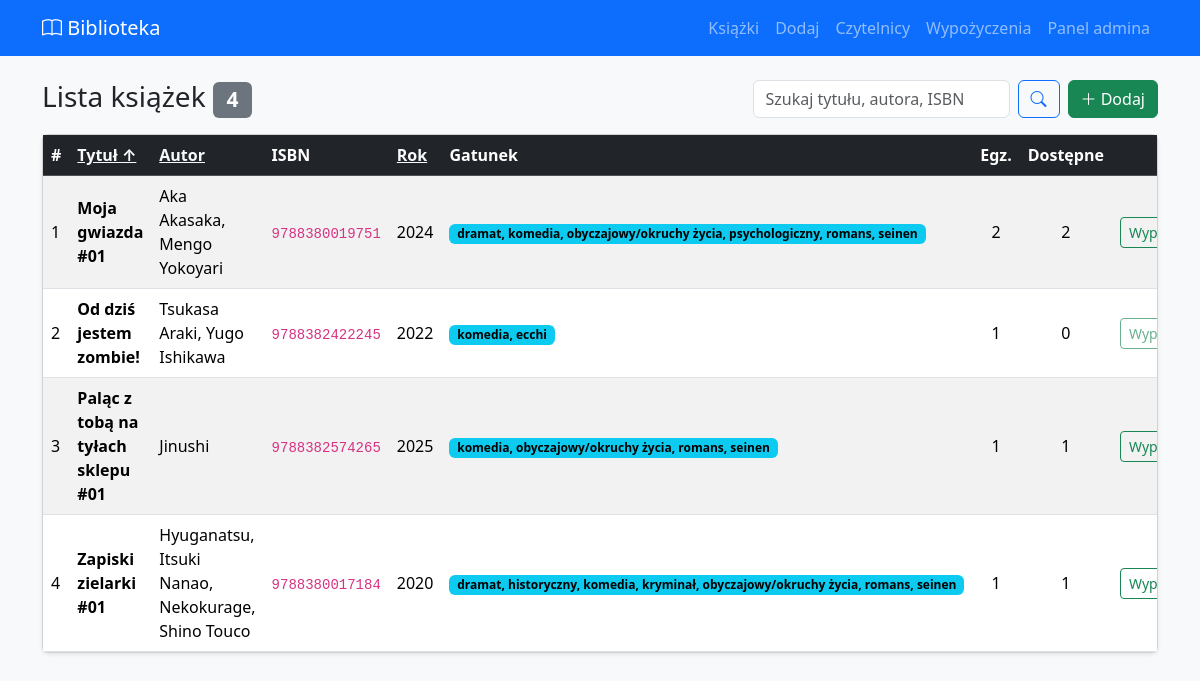
The page / on the database its author committed.
### ksiazki/models.py (models this page shows, shortened)
class Ksiazka(models.Model):
    tytul = models.CharField('Tytuł', max_length=200)
    autor = models.CharField('Autor', max_length=200)
    isbn = models.CharField('ISBN', max_length=17, unique=True, blank=True, null=True)
    rok_wydania = models.PositiveIntegerField('Rok wydania', blank=True, null=True)
    gatunek = models.CharField('Gatunek', max_length=100, blank=True)
    liczba_egzemplarzy = models.PositiveIntegerField('Liczba egzemplarzy', default=1)
    dodano = models.DateTimeField('Dodano', auto_now_add=True)
    class Meta:
        verbose_name = 'Książka'
        verbose_name_plural = 'Książki'
        ordering = ['tytul']

### ksiazki/views.py (the view)
# urls.py: path('', views.lista, name='lista'),
def lista(request):
    ksiazki = Ksiazka.objects.annotate(
        aktywne_wypozyczenia=Count(
            'wypozyczenia',
            filter=Q(wypozyczenia__data_zwrotu__isnull=True),
        ),
    ).annotate(
        dostepne=ExpressionWrapper(
            F('liczba_egzemplarzy') - F('aktywne_wypozyczenia'),
            output_field=IntegerField(),
        ),
    )
    q = request.GET.get('q', '').strip()
    if q:
        ksiazki = ksiazki.filter(Q(tytul__icontains=q) | Q(autor__icontains=q) | Q(isbn__icontains=q))
    sort_fields = {'tytul': 'tytul', 'autor': 'autor', 'rok': 'rok_wydania'}
    sort = request.GET.get('sort', 'tytul')
    if sort not in sort_fields:
        sort = 'tytul'
    direction = request.GET.get('direction', 'asc')
    if direction not in {'asc', 'desc'}:
        direction = 'asc'
    sort_direction = '-' if direction == 'desc' else ''
    ksiazki = ksiazki.order_by(f'{sort_direction}{sort_fields[sort]}', 'pk')
    ksiazki_page = Paginator(ksiazki, 10).get_page(request.GET.get('page'))
    return render(request, 'ksiazki/lista.html', {
        'ksiazki': ksiazki_page,
        'page_obj': ksiazki_page,
        'paginator': ksiazki_page.paginator,
        'q': q,
        'sort': sort,
        'direction': direction,
        'next_direction': 'desc' if direction == 'asc' else 'asc',
    })

### ksiazki/templates/ksiazki/lista.html (shortened to what this page needs)
{% extends 'ksiazki/base.html' %}
{% block content %}
<div class="d-flex flex-wrap gap-2 justify-content-between align-items-center mb-3">
  <h1 class="h3 mb-0">Lista książek <span class="badge bg-secondary">{{ paginator.count }}</span></h1>
  <div class="d-flex gap-2">
    <form class="d-flex" method="get">
      <input class="form-control me-2" type="search" name="q" value="{{ q }}" placeholder="Szukaj tytułu, autora, ISBN">
      <button class="btn btn-outline-primary"><i class="bi bi-search"></i></button>
    </form>
    <a href="{% url 'dodaj' %}" class="btn btn-success text-nowrap"><i class="bi bi-plus-lg"></i> Dodaj</a>
  </div>
</div>
<div class="card shadow-sm">
  <div class="table-responsive">
    <table class="table table-striped table-hover align-middle mb-0">
      <thead class="table-dark">
        <tr>
          <th>#</th>
          <th><a class="link-light" href="{% querystring sort='tytul' direction=next_direction page=None %}">Tytuł{% if sort == 'tytul' %} {% if direction == 'asc' %}↑{% else %}↓{% endif %}{% endif %}</a></th>
          <th><a class="link-light" href="{% querystring sort='autor' direction=next_direction page=None %}">Autor{% if sort == 'autor' %} {% if direction == 'asc' %}↑{% else %}↓{% endif %}{% endif %}</a></th>
          <th>ISBN</th>
          <th><a class="link-light" href="{% querystring sort='rok' direction=next_direction page=None %}">Rok{% if sort == 'rok' %} {% if direction == 'asc' %}↑{% else %}↓{% endif %}{% endif %}</a></th>
          <th>Gatunek</th>
          <th class="text-center">Egz.</th>
          <th class="text-center">Dostępne</th>
          <th class="text-end">Akcje</th>
        </tr>
      </thead>
      <tbody>
        {% for k in ksiazki %}
        <tr>
          <td>{{ forloop.counter }}</td>
          <td class="fw-semibold">{{ k.tytul }}</td>
          <td>{{ k.autor }}</td>
          <td><code>{{ k.isbn|default:"—" }}</code></td>
          <td>{{ k.rok_wydania|default:"—" }}</td>
          <td>{% if k.gatunek %}<span class="badge text-bg-info">{{ k.gatunek }}</span>{% else %}—{% endif %}</td>
          <td class="text-center">{{ k.liczba_egzemplarzy }}</td>
          <td class="text-center">{{ k.dostepne }}</td>
          <td class="text-end text-nowrap">
            {% if k.dostepne > 0 %}
            <a href="{% url 'wypozycz' %}?ksiazka={{ k.pk }}" class="btn btn-sm btn-outline-success">Wypożycz</a>
            {% else %}
            <button class="btn btn-sm btn-outline-success" disabled>Wypożycz</button>
            {% endif %}
          </td>
        </tr>
        {% empty %}
        <tr><td colspan="9" class="text-center text-muted py-4">Brak książek.</td></tr>
        {% endfor %}
      </tbody>
    </table>
  </div>
</div>
{% endblock %}

### rows shown on the page
Ksiazka: tytul "Moja gwiazda #01", autor "Aka Akasaka, Mengo Yokoyari", isbn "9788380019751", rok_wydania "2024", gatunek "dramat, komedia, obyczajowy/okruchy życia, psychologiczny, romans, seinen", liczba_egzemplarzy "2", dostepne "2"
Ksiazka: tytul "Od dziś jestem zombie!", autor "Tsukasa Araki, Yugo Ishikawa", isbn "9788382422245", rok_wydania "2022", gatunek "komedia, ecchi", liczba_egzemplarzy "1", dostepne "0", shows "Wypożycz"
Ksiazka: tytul "Paląc z tobą na tyłach sklepu #01", autor "Jinushi", isbn "9788382574265", rok_wydania "2025", gatunek "komedia, obyczajowy/okruchy życia, romans, seinen", liczba_egzemplarzy "1", dostepne "1"
Ksiazka: tytul "Zapiski zielarki #01", autor "Hyuganatsu, Itsuki Nanao, Nekokurage, Shino Touco", isbn "9788380017184", rok_wydania "2020", gatunek "dramat, historyczny, komedia, kryminał, obyczajowy/okruchy życia, romans, seinen", liczba_egzemplarzy "1", dostepne "1"

### other values the page prints
{{ paginator.count }} "4"
